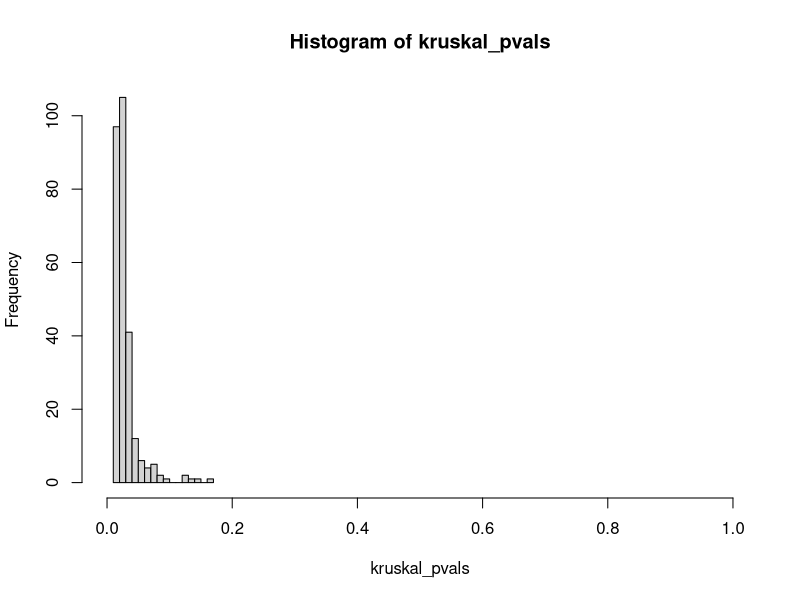
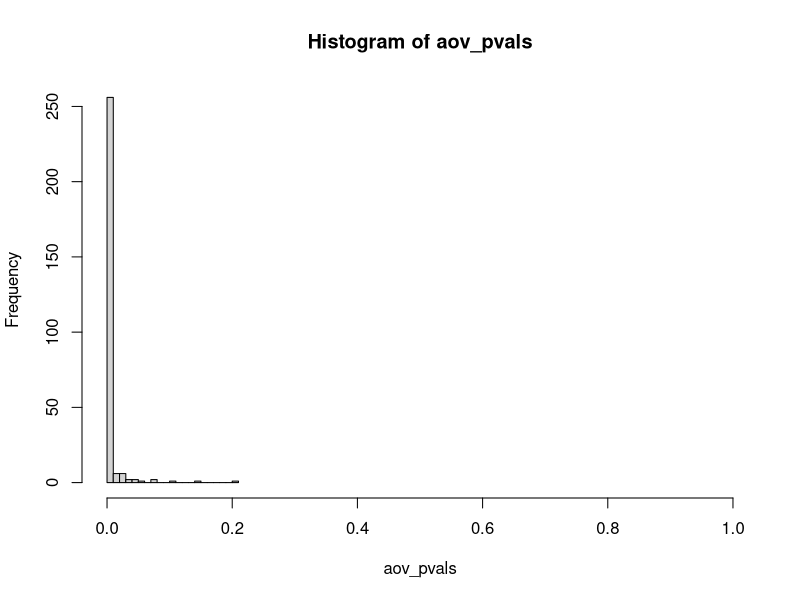
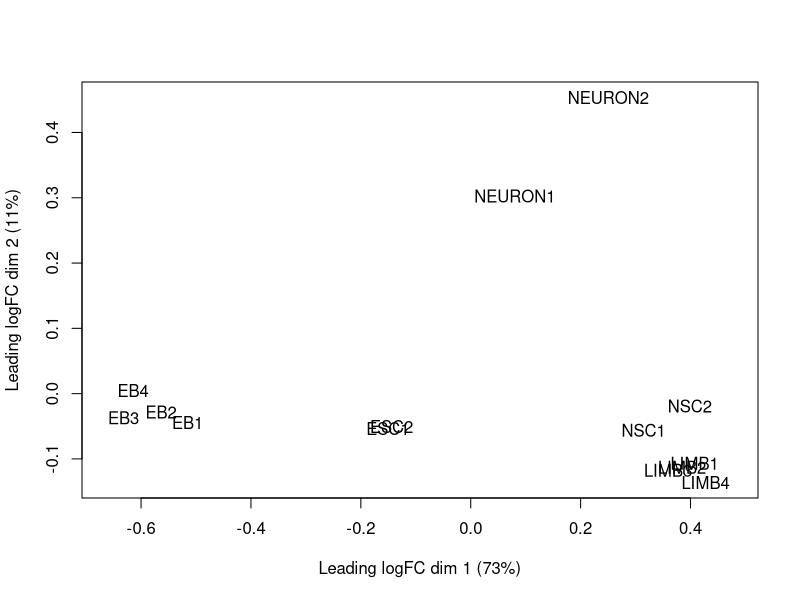

Write the R code that produced these figures, in order.
library(edgeR)
dat = read.csv ('./072314_Elif_comparison_ALLDATA.csv')
dat[,-1] = log10(dat[,-1])

# test whether mean 
cell_type = c("ESC", "ESC", "EB", "EB","EB","EB", "NSC","NSC", "Neuron","Neuron", "Limb", "Limb" ,"Limb" ,"Limb")
kruskal_pvals = apply ( dat[,-1], 1, function (x) {kruskal.test (as.numeric(x) ~ as.factor(cell_type))$p.value})
hist(kruskal_pvals,20, xlim = c(0,1))
length(which(kruskal_pvals < 0.05))
length(kruskal_pvals)
# > 255/278
# [1] 0.9172662
# a1 = aov(as.numeric(dat[5,-1]) ~ as.factor(cell_type))
aov_pvals = apply ( dat[,-1], 1, function (x) {summary.aov(aov(as.numeric(x) ~ as.factor(cell_type)))[[1]][1,5] } )
hist(aov_pvals,20, xlim = c(0,1))
length(which(aov_pvals < 0.05))
length(aov_pvals)
# summary.aov ( a1)
# TukeyHSD ( a1)
# boxplot (as.numeric(dat[5,-1]) ~ as.factor(cell_type))
plotMDS(dat[,-1])
